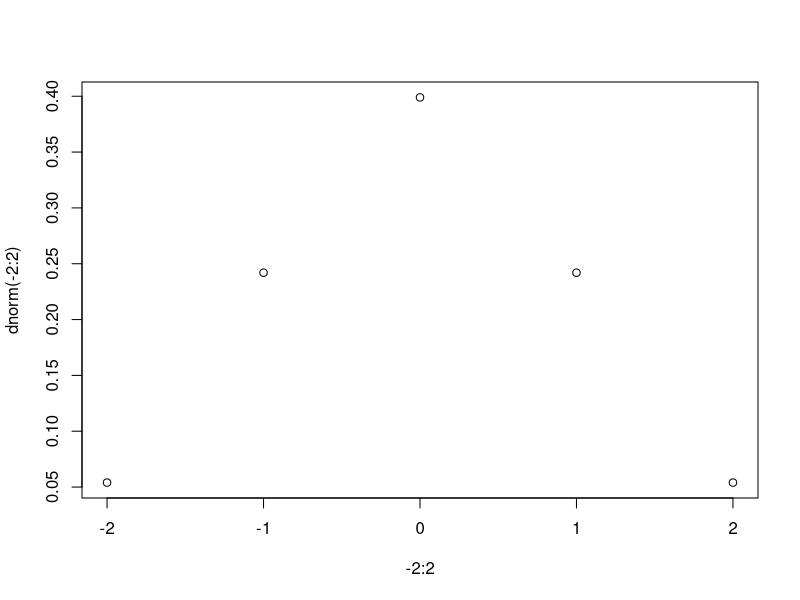
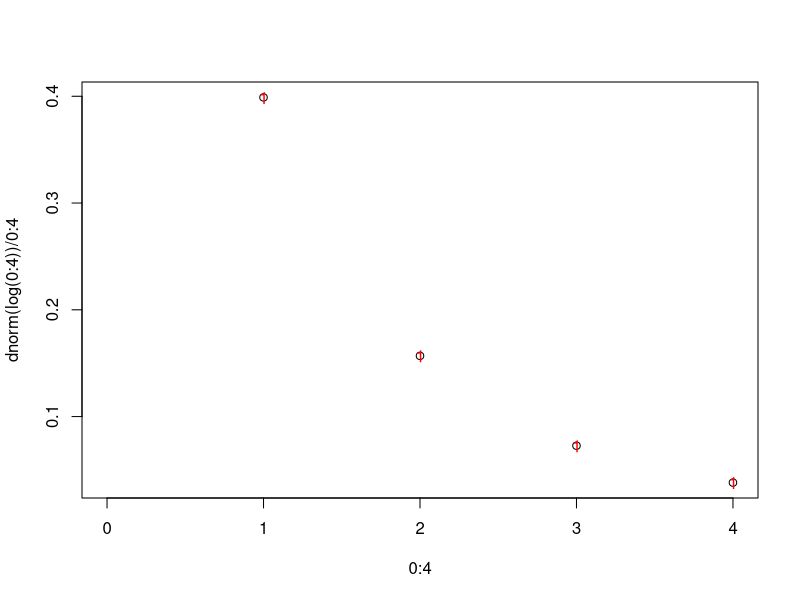
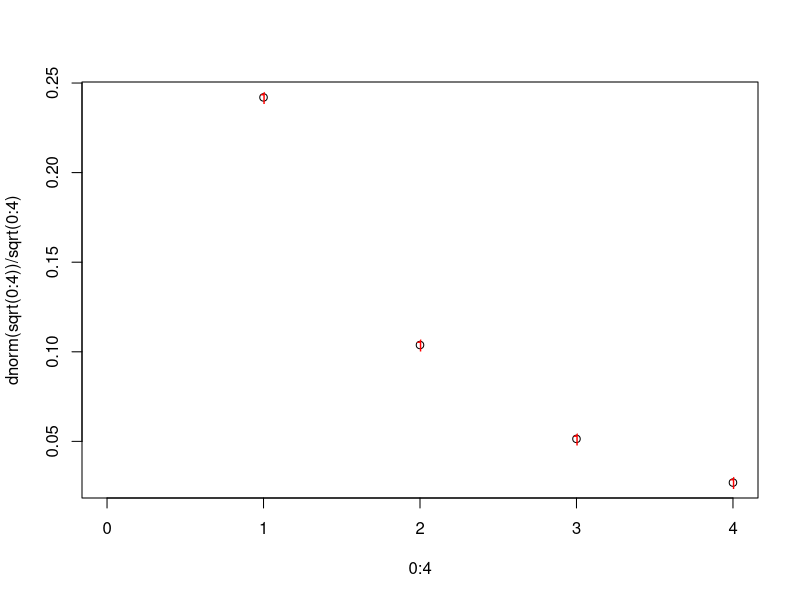

Generate these figures, in order, with R:
## @knitr test-distributions
#playing with transforming between distributions
plot(-2:2, dnorm(-2:2))


dnorm(log(1))
dlnorm(1)

dnorm(log(2))/2 
dlnorm(2)

#remember - a transformed dist = dist(transform(x))* deriv of transform function
plot(0:4, dnorm(log(0:4))/0:4)
matplot(0:4, dlnorm(0:4), add=T, col="red")


#note, the reason there is no 2 in the denominator is b/c of the doubling
#that happens with the chisq due to negatives becoming positive
plot(0:4, dnorm(sqrt(0:4))/sqrt(0:4))
matplot(0:4, dchisq(0:4,1), add=T, col="red")

